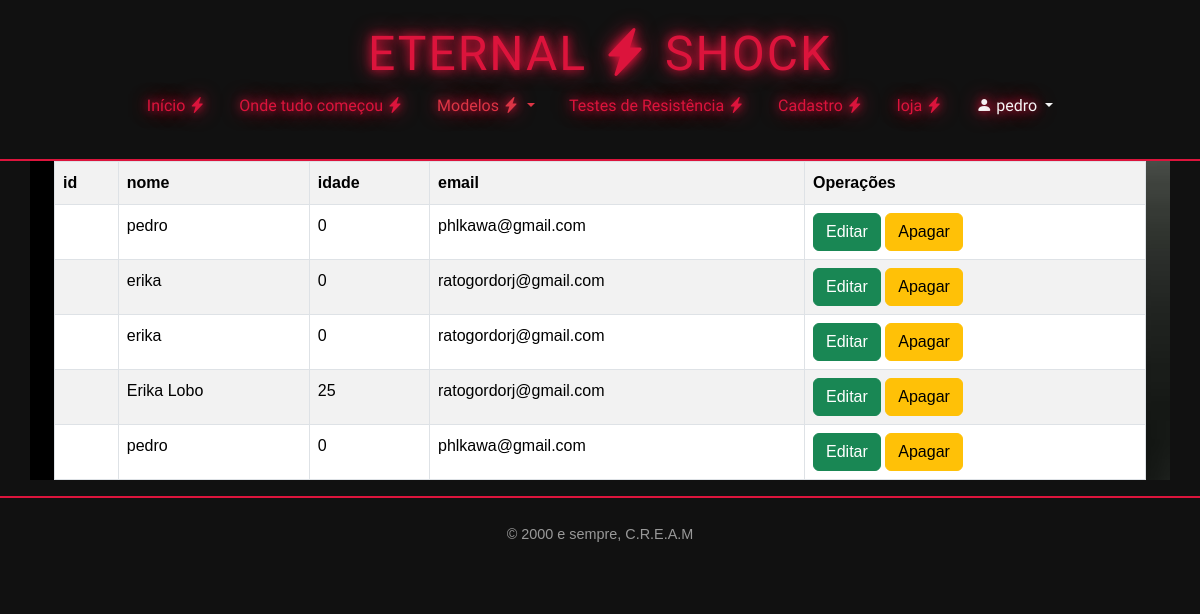
/cadastro/mostrar/ (signed in), run on the app's committed database.
### cadastro/models.py (models this page shows, shortened)
class Pessoa(models.Model):
    id_pessoa = models.AutoField(primary_key=True)
    user = models.OneToOneField(User, on_delete=models.CASCADE, null=True, blank=True)
    nome = models.TextField(max_length=255)
    idade = models.IntegerField()
    email = models.EmailField(max_length=255)
    foto_perfil = models.ImageField(upload_to='perfis/', null=True, blank=True)
    favoritos = models.ManyToManyField('loja.Produto', blank=True, related_name='favoritos_usuarios')

### cadastro/views.py (the view)
# urls.py: path('mostrar/', views.exibe, name="mostrar"),
def exibe(request):
    exibe_pessoas = {
        "pessoas": Pessoa.objects.all()
    }
    return render(
        request,
        'cadastro/mostrar.html',
        exibe_pessoas,
    )

### cadastro/templates/cadastro/mostrar.html
{% extends "global/base.html" %}
{% block formulario %}
<div class='container'>
    <table class='table table-bordered table-striped'>
        <tr>
            <th>id</th>
            <th>nome</th>
            <th>idade</th>
            <th>email</th>
            <th>Operações</th>
        </tr>
    {% for pessoa in pessoas %}
    <tr>
        <td>{{pessa.id.pessoa}}</td>
        <td>{{pessoa.nome}}</td>
        <td>{{pessoa.idade}}</td>
        <td>{{pessoa.email}}</td>
        <td>
            <a class="btn btn-success" href= {% url "editar" pessoa.id_pessoa %}>Editar</a>
            <a class="btn btn-warning" href= {% url "apagar" pessoa.id_pessoa %}>Apagar</a>
        </td>
    </tr>
    {% endfor %}
    </table>
</div>
{% endblock formulario %}

### base/global/partials/header.html (shortened to what this page needs)
 <header>
    <h1 class="titulor">ETERNAL <i class="bi bi-lightning-charge-fill"></i> SHOCK</h1>
    <nav>
      <ul>
        <li><a href="{% url 'home' %}">Início <i class="bi bi-lightning-charge-fill"></i></a></li>
        <li><a href="{% url 'historia' %}">Onde tudo começou <i class="bi bi-lightning-charge-fill"></i></a></li>
        <li class="nav-item dropdown">
          <a class="nav-link dropdown-toggle text-danger" href="#" role="button" data-bs-toggle="dropdown"
            aria-expanded="false">
            Modelos <i class="bi bi-lightning-charge-fill"></i>
          </a>
        </li>
        <li><a href="{% url 'testes' %}">Testes de Resistência <i class="bi bi-lightning-charge-fill"></i></a></li>
        <li><a href="{% url 'cadastro:gravar' %}">Cadastro <i class="bi bi-lightning-charge-fill"></i></a></li>
        <li><a href="{% url 'loja:index' %}">loja <i class="bi bi-lightning-charge-fill"></i></a></li>
        {% if user.is_authenticated %}
          <li class="nav-item dropdown">
            <a class="nav-link dropdown-toggle" href="#" role="button" data-bs-toggle="dropdown" aria-expanded="false">
              <i class="bi bi-person-fill"></i> {{ user.username }}
            </a>
          </li>
        {% else %}
          <li><a href="{% url 'login' %}"><i class="bi bi-box-arrow-in-right"></i> Login</a></li>
        {% endif %}
      </ul>
    </nav>
  </header>

### base/static/global/css/style.css (style rules this page uses)
* { margin: 0; padding: 0; box-sizing: border-box; }
body { background-color: #111; color: #f5f5f5; font-family: 'Poppins', sans-serif; line-height: 1.6; overflow-x: hidden; }
header { background-color: #111; text-align: center; padding: 25px 10px; border-bottom: 2px solid crimson; }
.titulor { color: crimson; font-family: 'Iceberg', cursive; font-size: clamp(1.8rem, 4vw, 3.5rem); letter-spacing: 2px; text-shadow: 0 0 10px crimson, 0 0 20px crimson; margin-bottom: 10px; }
nav ul { list-style: none; padding: 0; margin-top: 10px; text-shadow: 0 0 10px crimson, 0 0 20px crimson; font-family: 'Iceberg', cursive; }
nav ul li { display: inline-block; margin: 0 15px; }
nav a { color: crimson; text-decoration: none; font-weight: 500; transition: color 0.4s ease, text-shadow 0.4s ease; }
:root { --primary: #000; --secondary: #FF0000; --light: #f8f8f8; --text: #333; }

### data on the page
Pessoa: nome "pedro", idade "0", email "phlkawa@gmail.com"
Pessoa: nome "erika", idade "0", email "ratogordorj@gmail.com"
Pessoa: nome "erika", idade "0", email "ratogordorj@gmail.com"
Pessoa: nome "Erika Lobo", idade "25", email "ratogordorj@gmail.com"
Pessoa: nome "pedro", idade "0", email "phlkawa@gmail.com"

### other printed values
{{ user.username }} "pedro"
